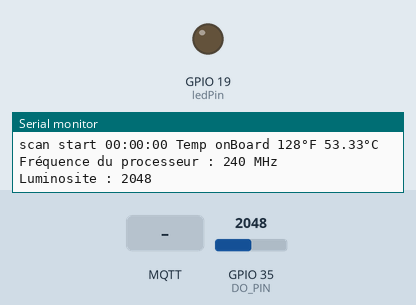
The sketch below on a simulated ESP32. Shown: output pins drawn as LEDs (lit = HIGH), the last lines printed to the serial monitor. The inputs (shaded band) are chosen by the test bench; at power-on: GPIO 35 (DO_PIN) = 2048. WiFi joins after 1.5 s; servers stay silent unless stated; random numbers use the default seed unless the sketch sets one; no MQTT or app messages arrive unless stated.

Above: at 2.7 s.
2.8 s: MQTT message "on" arrives on the first subscribed topic
At 3.9 s:
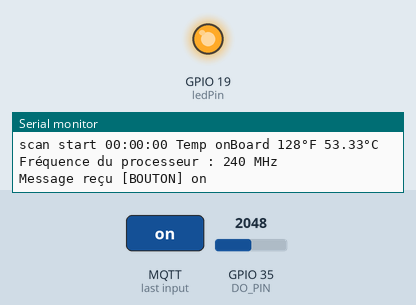
5.0 s: MQTT message "1" arrives on the first subscribed topic
At 6.9 s:
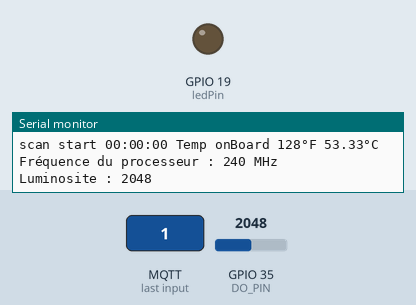
Timing chart, 0 to 8.4 s (numbered marks = the images above; inputs shaded):
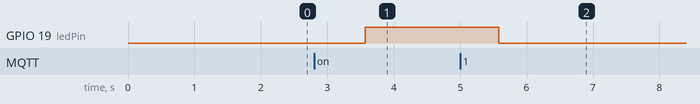

The sketch:

ESP2_normal.ino
```cpp
#include <WiFi.h>
#include <PubSubClient.h>
// POUR FREQUENCE ET TEMPERATURE
#include <time.h>
#include <sys/time.h>
#include <esp_clk.h>

#ifdef __cplusplus
extern "C" {
#endif
uint8_t temprature_sens_read();
//uint8_t g_phyFuns;
#ifdef __cplusplus
}
#endif


// Paramètres de votre réseau WiFi
const char* ssid = "TP-Link_AB3E";
const char* password = "12831517";
const char* mqtt_username = "client";
const char* mqtt_password = "mosquitto";

// Paramètres du serveur MQTT
const char* mqtt_server = "192.168.230.78";
const int mqtt_port = 1883; // Port MQTT par défaut

const char* mqtt_topic = "BOUTON";
const char* mqtt_topic_tcpu2 = "TCPU2";
const char* mqtt_topic_fcpu2 = "FCPU2";
const char* mqtt_topic_lumino = "LUMINOSITE";
const int ledPin = 19;
const int DO_PIN = 35;

WiFiClient espClient;
PubSubClient client(espClient);


void setup() {

  Serial.begin(115200);
  setupWiFi();
  client.setServer(mqtt_server, mqtt_port);
  client.setCallback(callback);
  pinMode(ledPin, OUTPUT); // Configuration de la broche de la LED comme sortie
  pinMode(DO_PIN, INPUT); // Config de la broche LDR


}

// Declarations pour temperature
uint8_t temp_farenheit;
float temp_celsius;
char strftime_buf[64];
time_t now = 0;
struct tm timeinfo;
char buf[256];


void loop() {

  if (!client.connected()) {
    reconnect();
  }
  client.loop();

  // debut des mesures de lumière
  int lightValue = analogRead(DO_PIN); // Lit la valeur analogique de la photorésistance
  Serial.print("Luminosite : ");
  Serial.println(lightValue); // Affiche la valeur de luminosité sur le moniteur série
  char lightValue_buffer[10]; // Dimensionnez le tampon en conséquence
  dtostrf(lightValue, 6, 2, lightValue_buffer);
  client.publish(mqtt_topic_lumino, lightValue_buffer);
  delay(1000);

  //TCPU
  localtime_r(&now, &timeinfo);
  strftime(strftime_buf, sizeof(strftime_buf), "%c", &timeinfo);
  sprintf(buf,"scan start %02d:%02d:%02d ",timeinfo.tm_hour,timeinfo.tm_min,timeinfo.tm_sec);
  Serial.print (buf);

  temp_farenheit= temprature_sens_read();
  temp_celsius = ( temp_farenheit - 32 ) / 1.8;
  Serial.print("Temp onBoard ");
  Serial.print(temp_farenheit);
  Serial.print("°F ");
  Serial.print(temp_celsius);
  Serial.println("°C");
    // Convertir le float en chaîne de caractères
  char temp_celsius_buffer[10]; // Dimensionnez le tampon en conséquence
  dtostrf(temp_celsius, 6, 2, temp_celsius_buffer);
  client.publish(mqtt_topic_tcpu2,temp_celsius_buffer);


  //FCPU
  // Obtenir la fréquence du processeur en MHz
  uint32_t cpuFreq = getCpuFrequencyMhz();
  Serial.print("Fréquence du processeur : ");
  Serial.print(cpuFreq);
  Serial.println(" MHz");
      // Convertir le float en chaîne de caractères
  char cpuFreq_buffer[10]; // Dimensionnez le tampon en conséquence
  dtostrf(cpuFreq, 6, 2, cpuFreq_buffer);
  client.publish(mqtt_topic_fcpu2,cpuFreq_buffer);

 // Attendre 5 secondes avant de répéter la lecture


}

void setupWiFi() {
  delay(10);
  Serial.println();
  Serial.print("Connexion à ");
  Serial.println(ssid);

  WiFi.begin(ssid, password);

  while (WiFi.status() != WL_CONNECTED) {
    delay(500);
    Serial.print(".");
  }

  Serial.println("");
  Serial.println("WiFi connecté");
  Serial.println("Adresse IP: ");
  Serial.println(WiFi.localIP());
}

void callback(char* topic, byte* payload, unsigned int length) {
  // Convertir le payload (message) en une chaîne de caractères
  String message = "";
  for (int i = 0; i < length; i++) {
    message += (char)payload[i];
  }

  Serial.print("Message reçu [");
  Serial.print(topic);
  Serial.print("] ");
  Serial.println(message);

  // Vérifier si le message est "on" pour allumer la LED
  if (message == "on" && digitalRead(ledPin)==LOW) {
    digitalWrite(ledPin, HIGH); // allumer la LED

    delay(1000); // Attend 1 seconde entre les lectures (ajustez selon vos besoins)
  } else  {
    digitalWrite(ledPin, LOW); // éteindre la LED
  }
}

void reconnect() {
  while (!client.connected()) {
    Serial.print("Tentative de connexion MQTT...");
    String clientId = "ESP32Client2";
    clientId += String(random(0xffff), HEX);

    if (client.connect(clientId.c_str(), mqtt_username, mqtt_password)) {
      Serial.println("connecté");
      client.subscribe(mqtt_topic); // S'abonner au sujet MQTT
    } else {
      Serial.print("échec, rc=");
      Serial.print(client.state());
      Serial.println(" Réessai dans 5 secondes...");
      delay(5000);
    }
  }
}
```

Measured:
- after the input at 2.8 s, GPIO 19 (ledPin): LOW → HIGH after 0.77 s
- after the input at 5.0 s, GPIO 19 (ledPin): HIGH → LOW after 0.58 s
